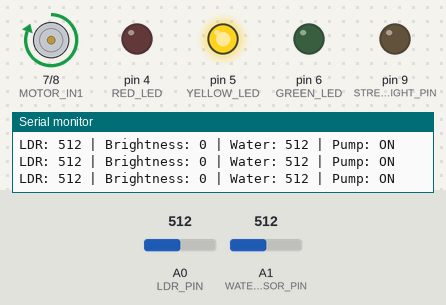
This sketch was run on a simulated Arduino Uno, built with avr-gcc and run on an emulated ATmega328P. On the bench: motor-driver pin pairs drawn as motors (green arrow = first pin HIGH = forward, orange = second pin HIGH = backward, longer = more drive), output pins drawn as LEDs (lit = HIGH), the last lines printed to the serial monitor. The inputs (shaded band) are chosen by the test bench; at power-on: A1 (WATER_SENSOR_PIN) = 512, A0 (LDR_PIN) = 512.

Above: at 1.2 s.
1.3 s: A1 (WATER_SENSOR_PIN) set to 577
2.8 s: A1 (WATER_SENSOR_PIN) set to 602
At 4.1 s:
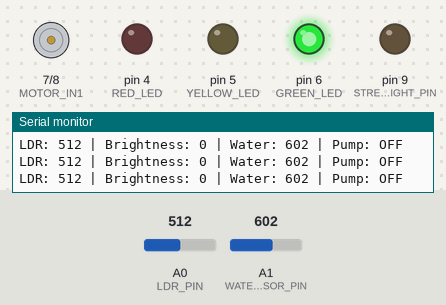
4.5 s: A0 (LDR_PIN) set to 960
At 5.4 s:
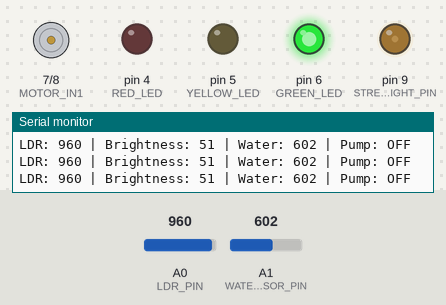
6.0 s: A0 (LDR_PIN) set to 1010
At 6.8 s:
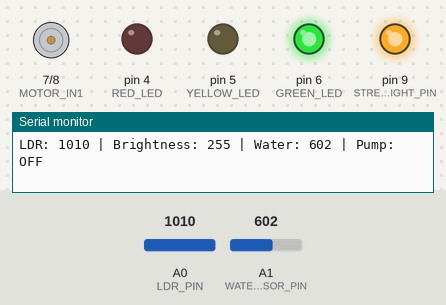
7.5 s: A1 (WATER_SENSOR_PIN) set to 585
At 8.1 s:
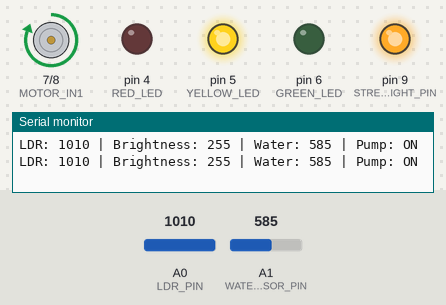
9.0 s: A1 (WATER_SENSOR_PIN) set to 512
10.5 s: A1 (WATER_SENSOR_PIN) set to 487
At 12.0 s:
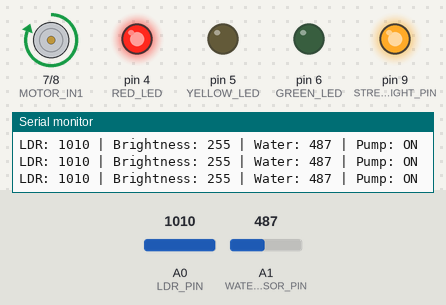
Timing chart, 0 to 13.0 s (numbered marks = the images above; inputs shaded):
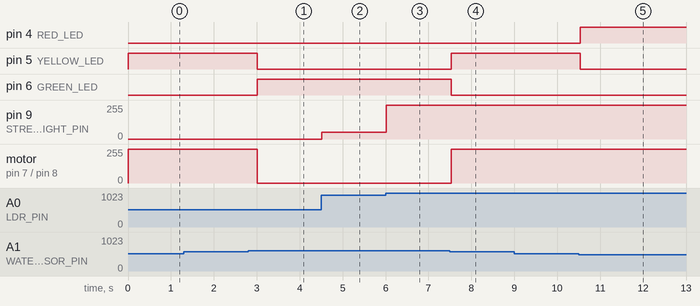

The sketch:

main.ino
```cpp
 // ========== STREETLIGHT ==========
const int LDR_PIN = A0;
const int STREET_LIGHT_PIN = 9;

const int DARK_LEVEL = 1000;
const int LIGHT_LEVEL = 950;

// ========== WATER TANK ==========
const int WATER_SENSOR_PIN = A1;

const int RED_LED = 4;
const int YELLOW_LED = 5;
const int GREEN_LED = 6;

const int MOTOR_IN1 = 7;
const int MOTOR_IN2 = 8;

// Temporary thresholds: calibrate using actual tank readings.
const int WATER_LOW_LEVEL = 500;
const int WATER_FULL_LEVEL = 595;

bool pumpRunning = false;

// ========== PUMP CONTROL ==========
void pumpOn() {
  digitalWrite(MOTOR_IN1, HIGH);
  digitalWrite(MOTOR_IN2, LOW);
  pumpRunning = true;
}

void pumpOff() {
  digitalWrite(MOTOR_IN1, LOW);
  digitalWrite(MOTOR_IN2, LOW);
  pumpRunning = false;
}

// ========== SETUP ==========
void setup() {
  Serial.begin(9600);

  pinMode(STREET_LIGHT_PIN, OUTPUT);

  pinMode(RED_LED, OUTPUT);
  pinMode(YELLOW_LED, OUTPUT);
  pinMode(GREEN_LED, OUTPUT);

  pinMode(MOTOR_IN1, OUTPUT);
  pinMode(MOTOR_IN2, OUTPUT);

  pumpOff();
}

// ========== MAIN LOOP ==========
void loop() {

  // ----- 1. AUTOMATIC STREETLIGHT -----
  int lightLevel = analogRead(LDR_PIN);
  int brightness = 0;

  if (lightLevel >= DARK_LEVEL) {
    brightness = 255;
  } else if (lightLevel > LIGHT_LEVEL) {
    brightness = map(
      lightLevel,
      LIGHT_LEVEL,
      DARK_LEVEL,
      0,
      255
    );
  }

  brightness = constrain(brightness, 0, 255);
  analogWrite(STREET_LIGHT_PIN, brightness);

  // ----- 2. AUTOMATIC WATER TANK -----
  int waterLevel = analogRead(WATER_SENSOR_PIN);

  if (waterLevel >= WATER_FULL_LEVEL) {
    pumpOff();
  } else {
    pumpOn();
  }

  if (waterLevel < WATER_LOW_LEVEL) {
    digitalWrite(RED_LED, HIGH);
    digitalWrite(YELLOW_LED, LOW);
    digitalWrite(GREEN_LED, LOW);
  } else if (waterLevel < WATER_FULL_LEVEL) {
    digitalWrite(RED_LED, LOW);
    digitalWrite(YELLOW_LED, HIGH);
    digitalWrite(GREEN_LED, LOW);
  } else {
    digitalWrite(RED_LED, LOW);
    digitalWrite(YELLOW_LED, LOW);
    digitalWrite(GREEN_LED, HIGH);
  }

  // ----- DEBUG INFORMATION -----
  Serial.print("LDR: ");
  Serial.print(lightLevel);

  Serial.print(" | Brightness: ");
  Serial.print(brightness);

  Serial.print(" | Water: ");
  Serial.print(waterLevel);

  Serial.print(" | Pump: ");
  Serial.println(pumpRunning ? "ON" : "OFF");

  delay(300);
}
```

Measured:
- the behaviour switches between 594 and 595 on A1 (WATER_SENSOR_PIN) (found by bisection; images 0 and 1)
- the behaviour switches between 500 and 499 on A1 (WATER_SENSOR_PIN) (found by bisection; images 4 and 5)
- after the input at 2.8 s, pin 5 (YELLOW_LED): HIGH → LOW after 0.21 s; pin 6 (GREEN_LED): LOW → HIGH after 0.21 s; motor on pin 7 (MOTOR_IN1) / pin 8 (MOTOR_IN2): forward 255/255 → stopped after 0.21 s
- after the input at 4.5 s, pin 9 (STREET_LIGHT_PIN): 0/255 → 51/255 at once
- after the input at 6.0 s, pin 9 (STREET_LIGHT_PIN): 51/255 → 255/255 at once
- after the input at 7.5 s, pin 5 (YELLOW_LED): LOW → HIGH at once; pin 6 (GREEN_LED): HIGH → LOW at once; motor on pin 7 (MOTOR_IN1) / pin 8 (MOTOR_IN2): stopped → forward 255/255 at once
- after the input at 10.5 s, pin 4 (RED_LED): LOW → HIGH at once; pin 5 (YELLOW_LED): HIGH → LOW at once
